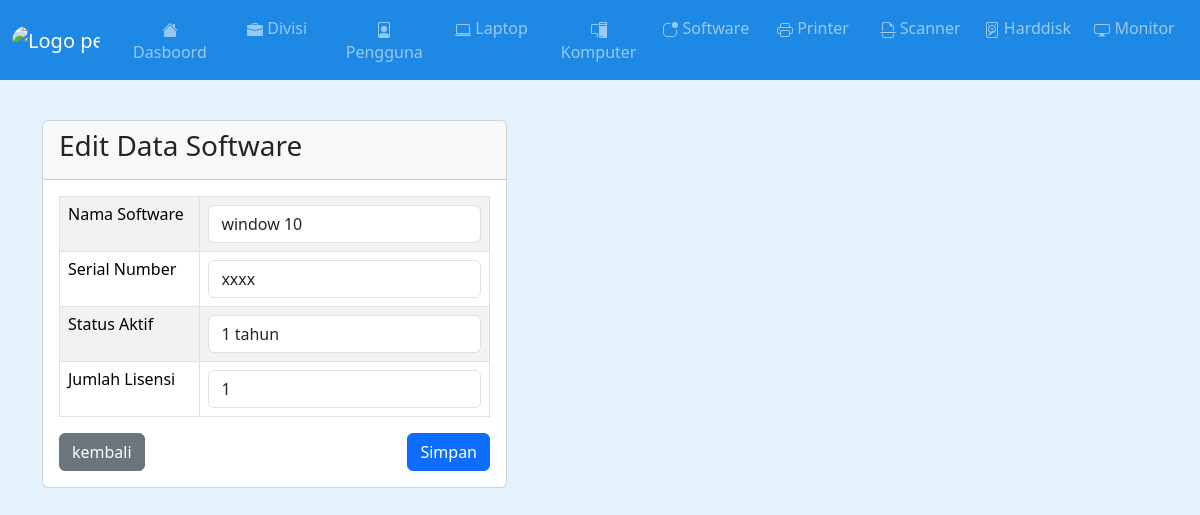
The app's page /software_edit.php?id=1 with its own data.
### tables this page shows
CREATE TABLE `data_software` (
  `id` int(11) NOT NULL,
  `nama_software` varchar(100) NOT NULL,
  `serial_number` varchar(100) NOT NULL,
  `status_aktif` varchar(100) NOT NULL,
  `jumlah_lisensi` int(11) NOT NULL
);

### software_edit.php (the view, shortened to what this page needs)
<?php
include 'header.php';
include 'koneksi.php';
$id = $_GET['id'];
?>
<br><br><br><br><br>
<div class="container">
	<div class="col-md-5 col-md-offset-3">
		<div class="card">
			<div class="card-header">
				<h3>Edit Data Software</h3>
			</div>
			<div class="card-body">
				<form method="post" action="software_update.php">
					<table class="table table-bordered table-striped">
						<?php
						$data = mysqli_query($koneksi, "SELECT * FROM data_software WHERE  id='$id'");
						while ($d=mysqli_fetch_array($data)) {
						 	?>
							<tr>
								<td><h6>Nama Software</h6></td>
								<td><input type="text" name="nama_software" class="form-control" value="<?php echo $d['nama_software']; ?>"></td>
							</tr>
							<tr>
								<td><h6>Serial Number</h6></td>
								<td><input type="text" name="serial_number" class="form-control" value="<?php echo $d['serial_number']; ?>"></td>
							</tr>
							<tr>
								<td><h6>Status Aktif</h6></td>
								<td><input type="text" name="status_aktif" class="form-control" value="<?php echo $d['status_aktif']; ?>"></td>
							</tr>
							<tr>
								<td><h6>Jumlah Lisensi</h6></td>
								<td><input type="text" name="jumlah_lisensi" class="form-control" value="<?php echo $d['jumlah_lisensi']; ?>"></td>
							</tr>
							<?php
						 } ?>
					</table>
					<input type="submit" class="btn btn-primary pull-right" value="Simpan" style="float: right;">
					<a href="software.php" class="btn btn-secondary">kembali</a>
				</form>
			</div>
		</div>
	</div>
</div>

### records on screen
data_software: nama_software "window 10", serial_number "xxxx", status_aktif "1 tahun", jumlah_lisensi "1"
